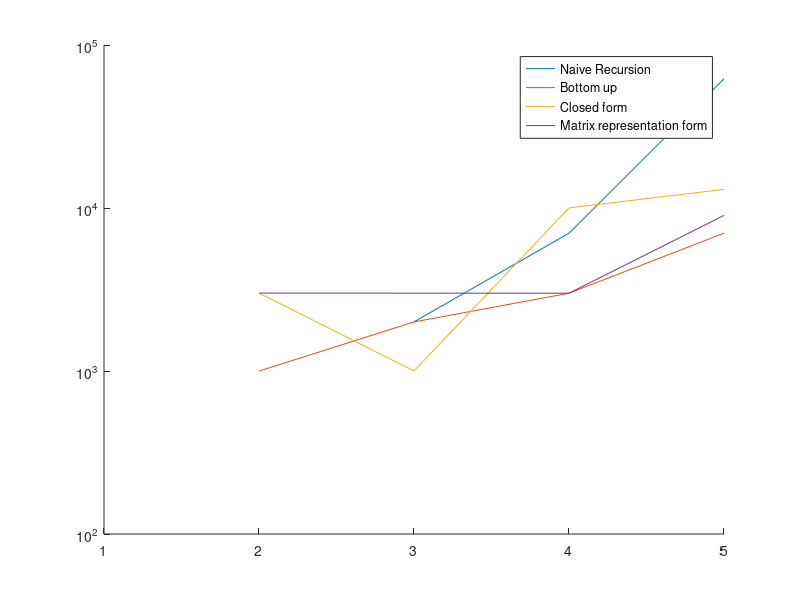

Recreate this plot in MATLAB.
edit fibonplot
x1 = [997 0 2002 7005 62059];
x2 = [0 999 2000 3000 7008];
x3 = [0 3005 1001 10011 13013];
x4 = [0 3006 3003 3001 9005];
hold on;
set(gca, 'Yscale', 'log');
plot(x1);
plot(x2);
plot(x3);
plot(x4);
lgd = legend('Naive Recursion', 'Bottom up', 'Closed form', 'Matrix representation form');
hold off